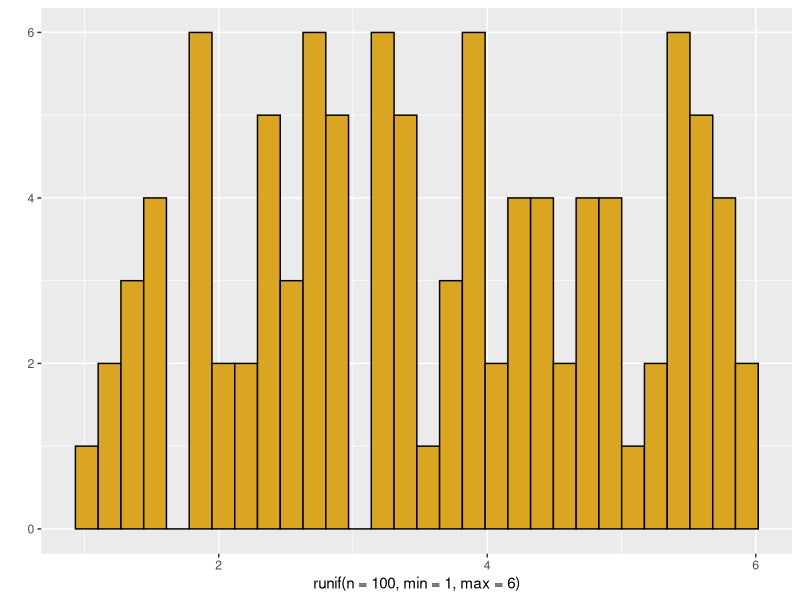
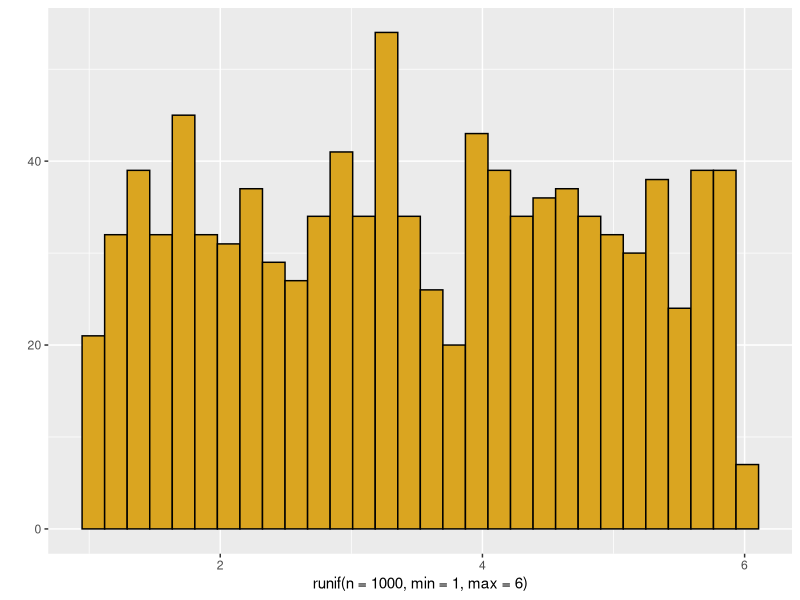
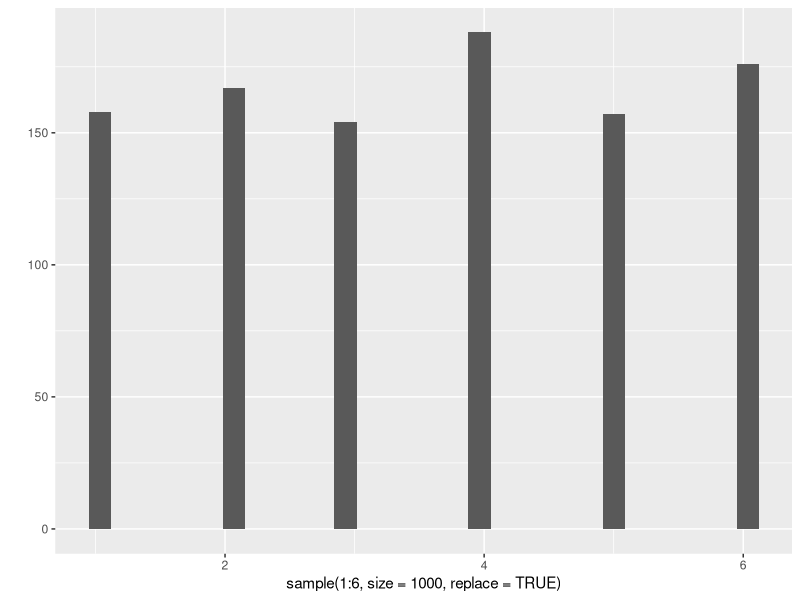
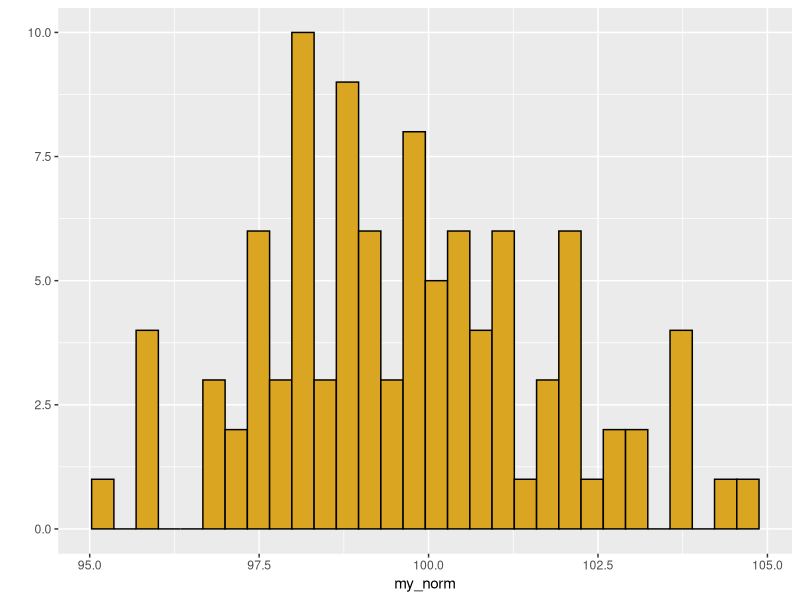
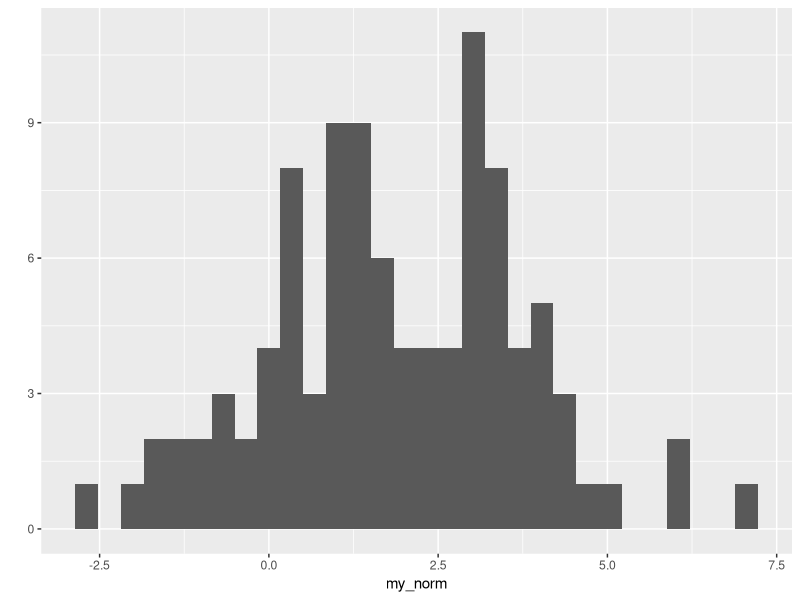
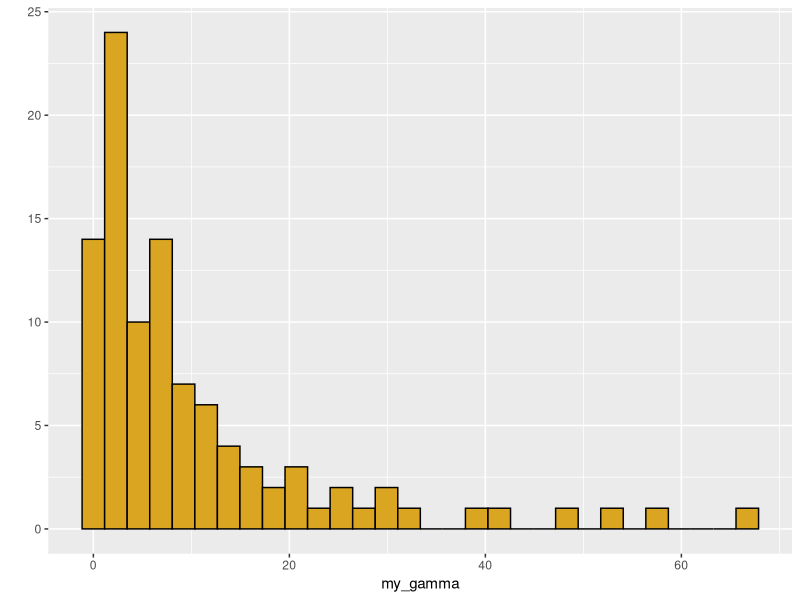
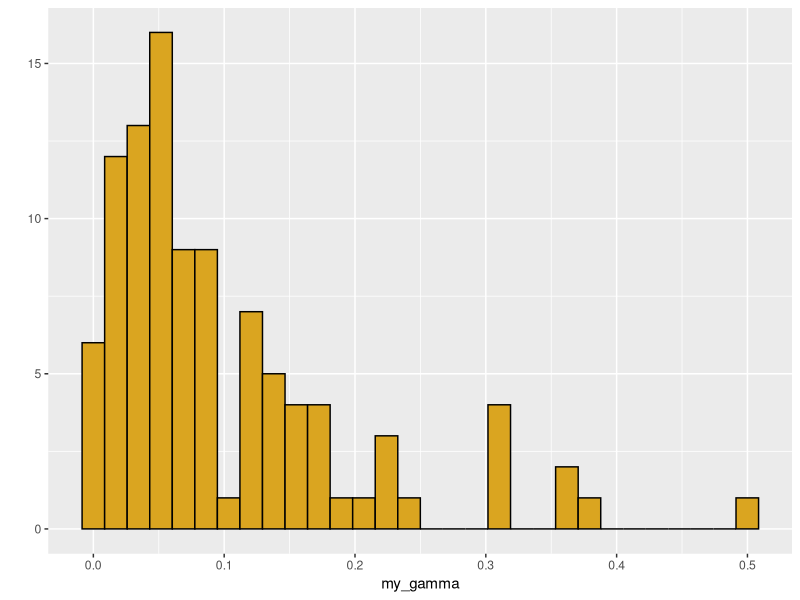
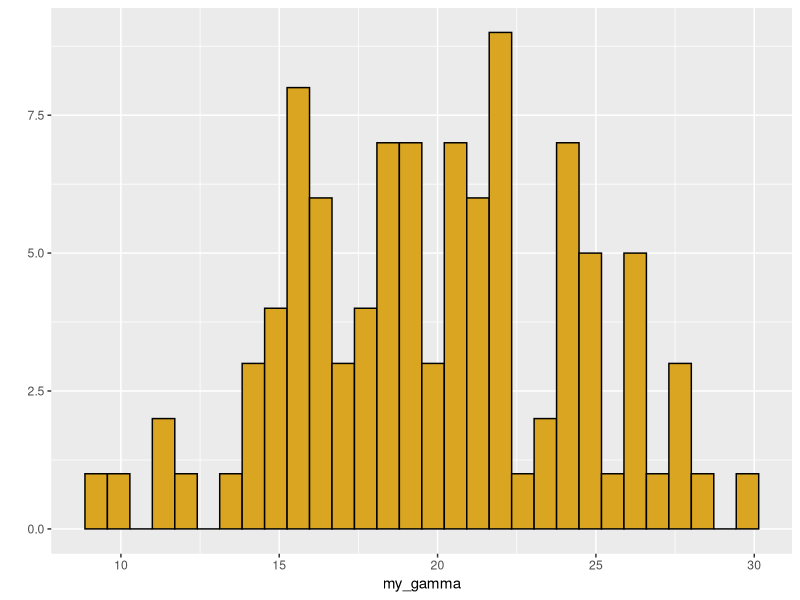

Write R code to recreate these figures, in order.
# exploring continuous distributions 
# 20 Feb 2020
# JCS

library(ggplot2)
library(MASS)


# Uniform -----------------------------------------------------------------

qplot(x=runif(n=100,min=1,max=6),
              color=I("black"),
              fill=I("goldenrod"))

qplot(x=runif(n=1000,min=1,max=6),
      color=I("black"),
      fill=I("goldenrod"))

qplot(x=sample(1:6,size=1000,replace=TRUE))


# Normal distribution -----------------------------------------------------

my_norm <- rnorm(n=100,mean=100,sd=2)

qplot(x=my_norm,
      color=I("black"),
      fill=I("goldenrod"))

# most of variables are normally distributed so many statistical analyses use it

my_norm <-rnorm(100,mean=2,sd=2)
qplot(x=my_norm)



# Gamma distribution ------------------------------------------------------

# may use for continuous data greater than zero
my_gamma <- rgamma(n=100,shape=1,scale=10)
qplot(x=my_gamma,
      color=I("black"),
      fill=I("goldenrod"))

# gamma with shape = 1 is exponential with scale = mean
my_gamma <- rgamma(n=100,shape=1,scale=0.1)
qplot(x=my_gamma,
      color=I("black"),
      fill=I("goldenrod"))

# increasing shape parameter distribution looks more normal
my_gamma <- rgamma(n=100,shape=20,scale=1)
qplot(x=my_gamma,
      color=I("black"),
      fill=I("goldenrod"))

# scale parameter changes both mean and variance!
# mean = shape*scale
# vairance = shape*scale^2


# Beta distribution -------------------------------------------------------

# continuous, but bounded between 0 and 1

# analagous to binomial, but with a continuous distribution of possible values

# p(data|parameters)

# p(parameters|data)

# P(parameters|data) = maximun likelihood estimator of parameters

# shape1 = number of successes + 1
# shape2 = number of failures + 1

my_beta <- rbeta(n=1000,shape1=50,shape2=50)
qplot(x=my_beta,
      color=I("black"),
      fill=I("goldenrod"))
# distribution is broad, but more narrow with more data.
# beta distribution is most helpful at small sample size

# beta with 3 heads and no tails
my_beta <- rbeta(n=1000,shape1=4,shape2=1)
qplot(x=my_beta,
      color=I("black"),
      fill=I("goldenrod"))

# shape and scale less than 1.0 gives u-shaped curve
my_beta <- rbeta(n=1000,shape1=0.2,shape2=0.1)
qplot(x=my_beta,
      color=I("black"),
      fill=I("goldenrod"))



# Estimate parameters from data -------------------------------------------

x <- rnorm(1000,mea=92.5,sd=2.5)
qplot(x=x,
      color=I("black"),
      fill=I("goldenrod"))

# fitting distribution of the values of X to a normal
# gives us the parameters associated with a distribution
fitdistr(x,"normal")
fitdistr(x,"gamma") # if data came from a gamma distribution

# then for modeling, we will draw values out from the parameters from the max. liklihood above
x_sim <- rgamma(n=1000,shape=1418,rate=15)
qplot(x=x_sim,
      color=I("black"),
      fill=I("goldenrod"))

